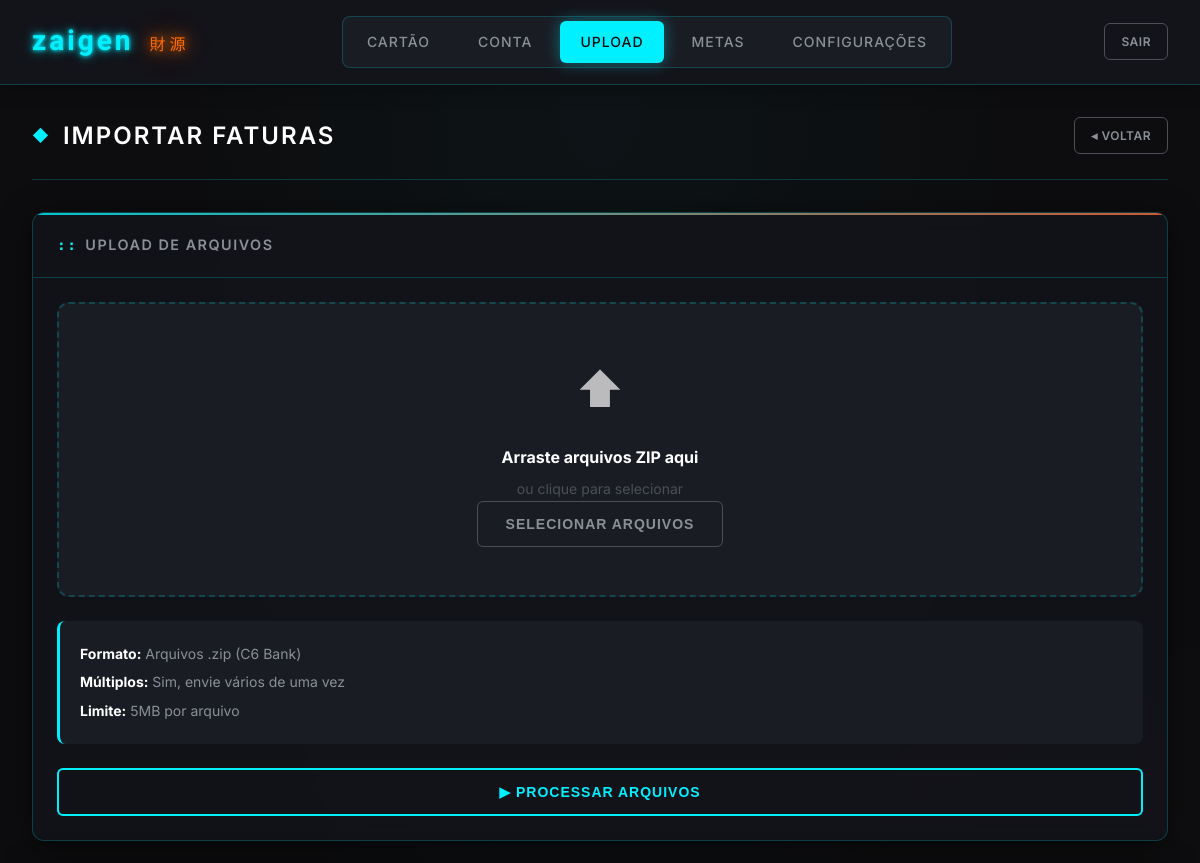
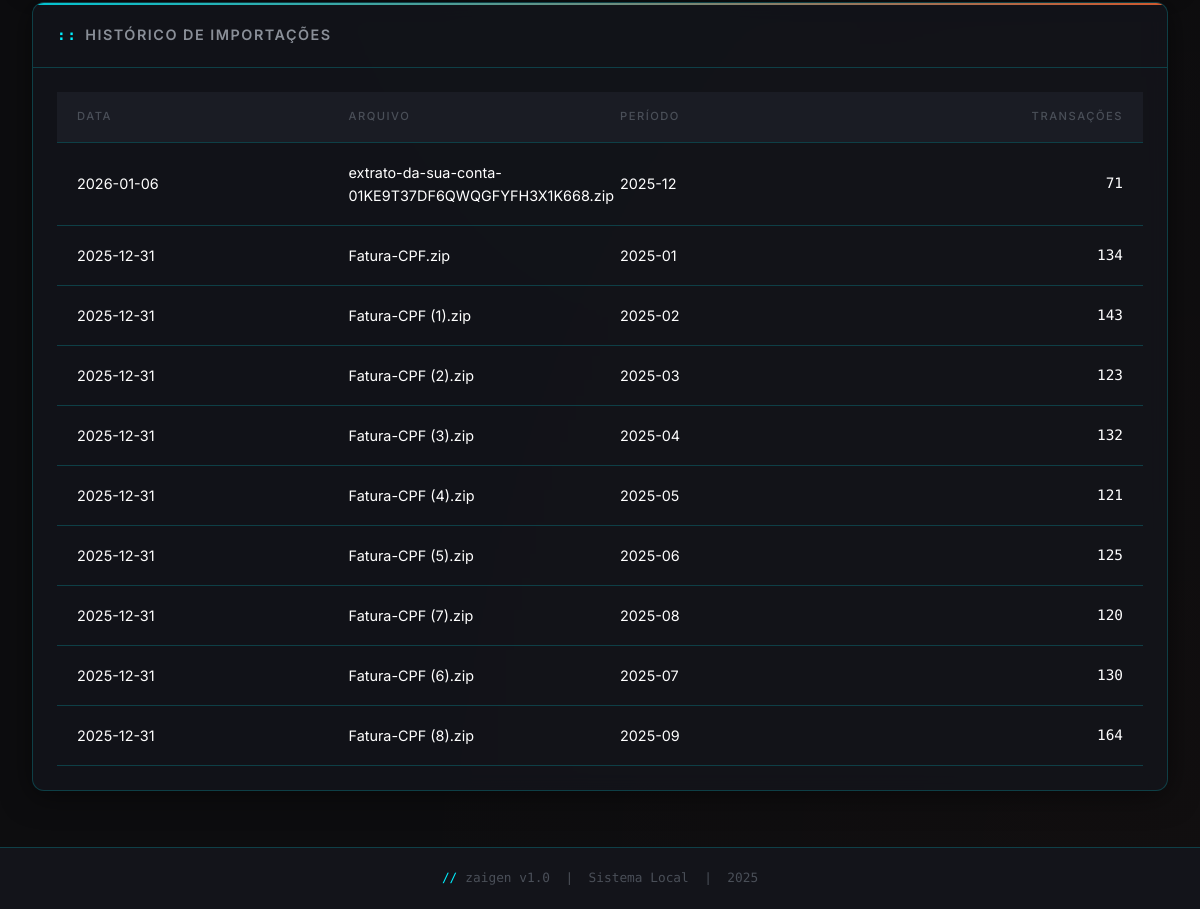
Page /upload (signed in) on the committed database (2 pictures, top to bottom).
### tables this page shows
CREATE TABLE uploads (
            id INTEGER PRIMARY KEY AUTOINCREMENT,
            nome_arquivo TEXT NOT NULL,
            tipo TEXT NOT NULL,
            mes_referencia TEXT,
            num_transacoes INTEGER,
            data_upload TIMESTAMP DEFAULT CURRENT_TIMESTAMP,
            hash TEXT UNIQUE
        );

### app.py (the view)
    def decorated_function(*args, **kwargs):
        if 'logado' not in session:
            return redirect(url_for('login'))
        return f(*args, **kwargs)

### app.py (called while the page is built, shortened)
@app.after_request
def add_security_headers(response):
    response.headers.pop('Content-Security-Policy', None)
    response.headers.pop('X-Content-Security-Policy', None)
    return response

def login_requerido(f):
    def decorated_function(*args, **kwargs):
        if 'logado' not in session:
            return redirect(url_for('login'))
        return f(*args, **kwargs)
    decorated_function.__name__ = f.__name__
    return decorated_function

@app.route('/upload', methods=['GET', 'POST'])
@login_requerido
def upload():
    historico = upload_handler.get_historico_uploads()
    return render_template('upload.html', historico=historico)

### database/db.py (called while the page is built)
def get_connection():
    conn = sqlite3.connect(config.DATABASE_PATH)
    conn.row_factory = sqlite3.Row  # Permite acessar colunas por nome
    return conn

### processors/upload_handler.py (called while the page is built)
def get_historico_uploads(limit=10):
    conn = db.get_connection()
    cursor = conn.cursor()
    cursor.execute('''
        SELECT * FROM uploads
        ORDER BY data_upload DESC
        LIMIT ?
    ''', (limit,))
    uploads = cursor.fetchall()
    conn.close()
    return uploads

### templates/upload.html (shortened to what this page needs)
{% extends "base.html" %}
{% block content %}
<div class="container">
    <div class="page-header">
        <h1>Importar Faturas</h1>
        <a href="{{ url_for('dashboard') }}" class="btn btn-secondary btn-sm">◂ Voltar</a>
    </div>
    <div class="card">
        <div class="card-header">
            <h3>Upload de Arquivos</h3>
        </div>
        <div class="card-body">
            <form method="POST" enctype="multipart/form-data" id="uploadForm">
                <div class="upload-area" id="uploadArea">
                    <div class="upload-icon">⬆</div>
                    <h3>Arraste arquivos ZIP aqui</h3>
                    <p>ou clique para selecionar</p>
                    <button type="button" class="btn btn-secondary" onclick="document.getElementById('arquivo').click()">
                        Selecionar Arquivos
                    </button>
                </div>
                <div class="upload-info">
                    <p><strong>Formato:</strong> Arquivos .zip (C6 Bank)</p>
                    <p><strong>Múltiplos:</strong> Sim, envie vários de uma vez</p>
                    <p><strong>Limite:</strong> 5MB por arquivo</p>
                </div>
                <button type="submit" class="btn btn-primary btn-block" id="btnSubmit" disabled>
                    ▶ Processar Arquivos
                </button>
            </form>
        </div>
    </div>
    {% if historico %}
    <div class="card">
        <div class="card-header">
            <h3>Histórico de Importações</h3>
        </div>
        <div class="card-body">
            <table class="table">
                <thead>
                    <tr>
                        <th>Data</th>
                        <th>Arquivo</th>
                        <th>Período</th>
                        <th class="text-right">Transações</th>
                    </tr>
                </thead>
                <tbody>
                    {% for upload in historico %}
                    <tr>
                        <td>{{ upload.data_upload[:10] }}</td>
                        <td>{{ upload.nome_arquivo }}</td>
                        <td>{{ upload.mes_referencia }}</td>
                        <td class="text-right">{{ upload.num_transacoes }}</td>
                    </tr>
                    {% endfor %}
                </tbody>
            </table>
        </div>
    </div>
    {% endif %}
</div>
{% endblock %}

### templates/base.html (shortened to what this page needs)
<!DOCTYPE html>
<html lang="pt-BR">
<head>
    <link rel="stylesheet" href="{{ url_for('static', filename='css/style.css') }}">
</head>
<body>
    {% if session.logado %}
    <header class="header">
        <div class="container">
            <div class="header-content">
                <div class="logo">
                    <span class="logo-text">zaigen</span>
                    <span class="logo-kanji">財源</span>
                </div>
                <nav class="nav">
                    <a href="{{ url_for('dashboard') }}" class="nav-link {% if request.endpoint == 'dashboard' %}active{% endif %}">
                        Cartão
                    </a>
                    <a href="{{ url_for('conta') }}" class="nav-link {% if request.endpoint == 'conta' %}active{% endif %}">
                        Conta
                    </a>
                    <a href="{{ url_for('upload') }}" class="nav-link {% if request.endpoint == 'upload' %}active{% endif %}">
                        Upload
                    </a>
                    <a href="{{ url_for('metas') }}" class="nav-link {% if request.endpoint == 'metas' %}active{% endif %}">
                        Metas
                    </a>
                    <a href="{{ url_for('configuracoes') }}" class="nav-link {% if request.endpoint == 'configuracoes' %}active{% endif %}">
                        Configurações
                    </a>
                </nav>
                <a href="{{ url_for('logout') }}" class="btn btn-secondary btn-sm">
                    Sair
                </a>
            </div>
        </div>
    </header>
    {% endif %}
    <main class="main">
        {% block content %}{% endblock %}
    </main>
    <footer class="footer">
        <div class="container">
            <p>zaigen v1.0 &nbsp;|&nbsp; Sistema Local &nbsp;|&nbsp; {{ now().strftime('%Y') if now is defined else '2025' }}</p>
        </div>
    </footer>
</body>
</html>

### rows in the picture
uploads: data_upload "2026-01-06", nome_arquivo "extrato-da-sua-conta-01KE9T37DF6QWQGFYFH3X1K668.zip", mes_referencia "2025-12", num_transacoes "71"
uploads: data_upload "2025-12-31", nome_arquivo "Fatura-CPF.zip", mes_referencia "2025-01", num_transacoes "134"
uploads: data_upload "2025-12-31", nome_arquivo "Fatura-CPF (1).zip", mes_referencia "2025-02", num_transacoes "143"
uploads: data_upload "2025-12-31", nome_arquivo "Fatura-CPF (2).zip", mes_referencia "2025-03", num_transacoes "123"
uploads: data_upload "2025-12-31", nome_arquivo "Fatura-CPF (3).zip", mes_referencia "2025-04", num_transacoes "132"
uploads: data_upload "2025-12-31", nome_arquivo "Fatura-CPF (4).zip", mes_referencia "2025-05", num_transacoes "121"
uploads: data_upload "2025-12-31", nome_arquivo "Fatura-CPF (5).zip", mes_referencia "2025-06", num_transacoes "125"
uploads: data_upload "2025-12-31", nome_arquivo "Fatura-CPF (7).zip", mes_referencia "2025-08", num_transacoes "120"
uploads: data_upload "2025-12-31", nome_arquivo "Fatura-CPF (6).zip", mes_referencia "2025-07", num_transacoes "130"
uploads: data_upload "2025-12-31", nome_arquivo "Fatura-CPF (8).zip", mes_referencia "2025-09", num_transacoes "164"
